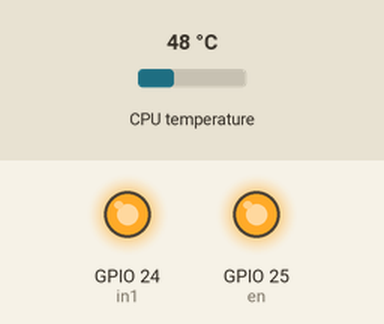
Recording of a program running on a simulated Raspberry Pi (BCM pin numbers). Shown: output pins drawn as LEDs (lit = HIGH). The test bench sets the inputs (shaded band); at power-on: CPU temperature 48 °C. The clock reads 2024-03-15 10:24:30 at power-on unless the program sets it; files the program writes start out absent.

Above: at 0.1 s.
At 60.1 s:
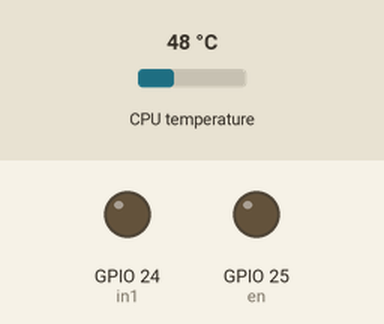
Timing chart, 0 to 91.6 s (numbered marks = the images above):
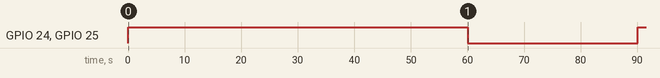

The program:

temp_fan.py
```python
import RPi.GPIO as GPIO
from time import sleep, time, strftime
import subprocess

# Pin Definitions
in1 = 24
en = 25
log_file = "/home/pi/fan_log.txt"  # Path to the log file

# Setup GPIO
GPIO.setmode(GPIO.BCM)
GPIO.setup(in1, GPIO.OUT)
GPIO.setup(en, GPIO.OUT)
GPIO.output(in1, GPIO.LOW)
p = GPIO.PWM(en, 1000)
p.start(0)  # Start PWM with 0 duty cycle (fan off initially)

def log_fan_start_time():
    with open(log_file, "a") as file:
        start_time = strftime("%Y-%m-%d %H:%M:%S")
        file.write(f"Fan started at {start_time}\n")

def get_cpu_temperature():
    try:
        output = subprocess.check_output(["vcgencmd", "measure_temp"])
        temp_str = output.decode("UTF-8").strip().split("=")[1].split("'")[0]
        return float(temp_str)
    except Exception as e:
        #print(f"Error reading temperature: {e}")
        return None

def control_fan(temperature, threshold=40):
    if temperature is not None:
        if temperature >= threshold:
            GPIO.output(in1, GPIO.HIGH)  # Turn on the fan
            p.ChangeDutyCycle(100)  # Full speed
            log_fan_start_time()  # Log the start time
            #print(f"Temperature is {temperature}Â°C. Fan is ON.")
            return time()  # Return the current time when the fan is turned on
        else:
            GPIO.output(in1, GPIO.LOW)  # Turn off the fan
            p.ChangeDutyCycle(0)  # Fan off
            #print(f"Temperature is {temperature}Â°C. Fan is OFF.")
            return None

try:
    fan_on_time = None
    while True:
        temp = get_cpu_temperature()
        if fan_on_time:
            # Check if 3 minutes have passed
            if time() - fan_on_time >= 60:
                GPIO.output(in1, GPIO.LOW)  # Turn off the fan
                p.ChangeDutyCycle(0)  # Fan off
                fan_on_time = None  # Reset the fan_on_time
            else:
                # Continue running the fan
                pass
        else:
            # If fan is not running, control based on temperature
            fan_on_time = control_fan(temp)

        sleep(30)  # Check temperature every 30 seconds

except KeyboardInterrupt:
    GPIO.cleanup()
    #print("Script interrupted and GPIO cleaned up.")
except Exception as e:
    GPIO.cleanup()
    #print(f"An error occurred: {e}")
```

Measured:
- by itself, GPIO 24 (in1), GPIO 25 (en): LOW → HIGH at 0.02 s, → LOW 60.0 s later, → HIGH 30.0 s later
